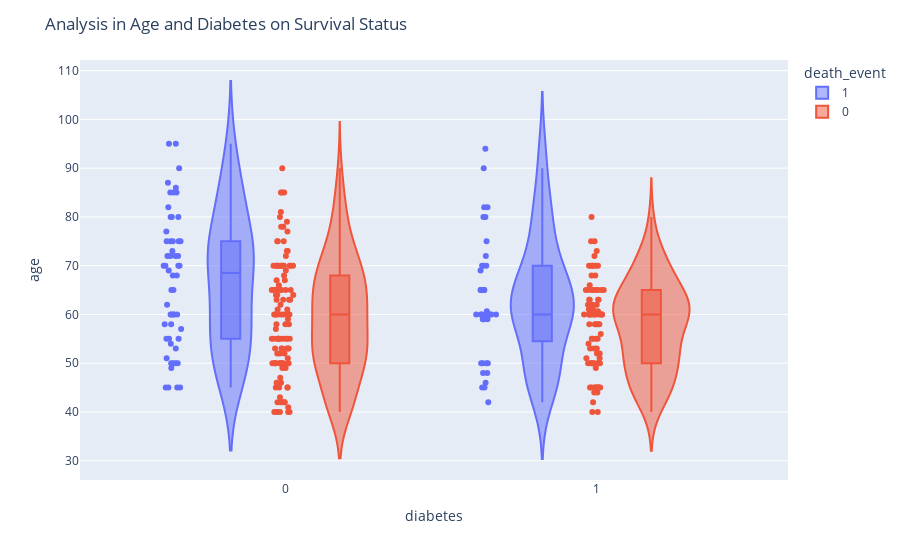

The code cell stored with this chart in its notebook:
### Markdown cell above
**Keterangan**
<br>
Untuk yang bukan perokok, tingkat keselamatan tinggi di umur 55-65. Sedangkan, untuk perokok sekitar umur 50-60.

### Code cell
fig = px.violin(df_clean, y="age", x="diabetes", color="death_event", box=True, points="all", hover_data=df_clean.columns)
fig.update_layout(title_text="Analysis in Age and Diabetes on Survival Status")
fig.show()

### Figure 1 — Plotly figure (JSON) as saved in the notebook; plotly's stock layout.template omitted (floating-point values rounded to 4 significant figures; data arrays with more than 128 entries replaced by an {"elided": "..."} marker saying what was removed)
{"data": [{"alignmentgroup": "True", "box": {"visible": true}, "customdata": {"elided": "96x11 float values"}, "hovertemplate": "death_event=%{customdata[10]}<br>diabetes=%{x}<br>age=%{y}<br>anaemia=%{customdata[0]}<br>cpk_level=%{customdata[1]}<br>ejection_fraction=%{customdata[2]}<br>high_blood_pressure=%{customdata[3]}<br>platelets=%{customdata[4]}<br>serum_creatinine=%{customdata[5]}<br>serum_sodium=%{customdata[6]}<br>sex=%{customdata[7]}<br>smoking=%{customdata[8]}<br>time=%{customdata[9]}<extra></extra>", "legendgroup": "1", "marker": {"color": "#636efa"}, "name": "1", "offsetgroup": "1", "orientation": "v", "points": "all", "scalegroup": "True", "showlegend": true, "type": "violin", "x": [0, 0, 0, 0, 1, 0, 0, 1, 0, 0, 0, 0, 0, 0, 0, 0, 0, 0, 1, 1, 0, 1, 1, 0, 1, 0, 1, 1, 0, 1, 1, 1, 1, 1, 1, 0, 1, 1, 1, 1, 0, 1, 0, 0, 0, 0, 1, 1, 1, 0, 0, 1, 1, 0, 0, 0, 1, 0, 0, 1, 0, 0, 0, 1, 1, 0, 0, 0, 0, 0, 0, 1, 0, 0, 0, 0, 1, 1, 1, 1, 1, 1, 0, 0, 1, 0, 1, 0, 0, 1, 0, 0, 0, 0, 1, 0], "x0": " ", "xaxis": "x", "y": [75, 55, 65, 50, 65, 90, 75, 60, 65, 80, 75, 62, 45, 50, 82, 87, 45, 70, 48, 65, 68, 75, 80, 95, 70, 58, 82, 94, 85, 50, 65, 69, 90, 82, 60, 70, 50, 70, 60, 50, 51, 60, 80, 57, 68, 53, 60, 70, 60, 95, 49, 72, 45, 50, 45, 60, 42, 72, 70, 65, 85, 69, 60, 60, 59, 60, 72, 85, 70, 86, 60, 46, 80, 72, 75, 72, 50, 45, 80, 59, 59, 65, 75, 58, 60.67, 50, 60, 45, 77, 48, 54, 73, 60, 55, 65, 55], "y0": " ", "yaxis": "y"}, {"alignmentgroup": "True", "box": {"visible": true}, "customdata": {"elided": "203x11 float values"}, "hovertemplate": "death_event=%{customdata[10]}<br>diabetes=%{x}<br>age=%{y}<br>anaemia=%{customdata[0]}<br>cpk_level=%{customdata[1]}<br>ejection_fraction=%{customdata[2]}<br>high_blood_pressure=%{customdata[3]}<br>platelets=%{customdata[4]}<br>serum_creatinine=%{customdata[5]}<br>serum_sodium=%{customdata[6]}<br>sex=%{customdata[7]}<br>smoking=%{customdata[8]}<br>time=%{customdata[9]}<extra></extra>", "legendgroup": "0", "marker": {"color": "#EF553B"}, "name": "0", "offsetgroup": "0", "orientation": "v", "points": "all", "scalegroup": "True", "showlegend": true, "type": "violin", "x": {"elided": "203 int values"}, "x0": " ", "xaxis": "x", "y": {"elided": "203 float values"}, "y0": " ", "yaxis": "y"}], "layout": {"legend": {"title": {"text": "death_event"}, "tracegroupgap": 0}, "margin": {"t": 60}, "title": {"text": "Analysis in Age and Diabetes on Survival Status"}, "violinmode": "group", "xaxis": {"anchor": "y", "domain": [0, 1], "title": {"text": "diabetes"}}, "yaxis": {"anchor": "x", "domain": [0, 1], "title": {"text": "age"}}}}
